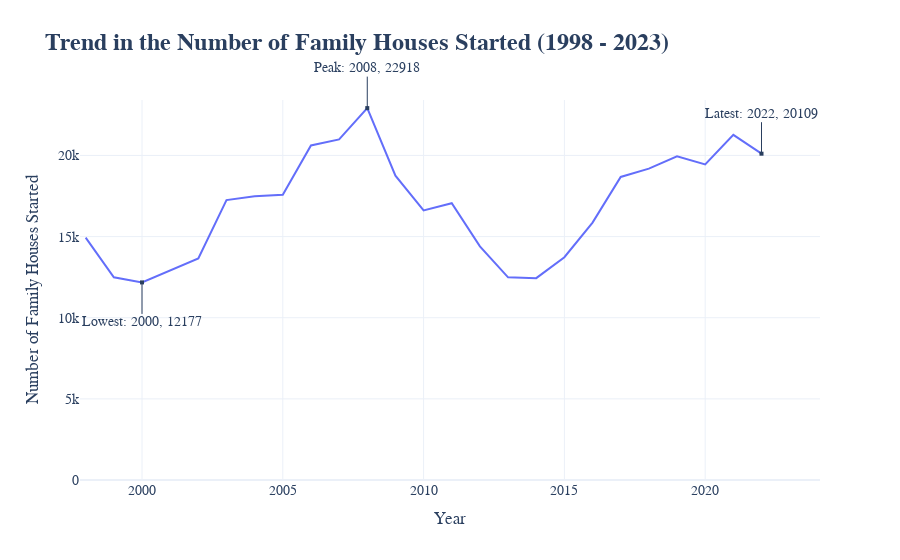

Notebook code for this chart:
### Code cell
# Import required libraries
import pandas as pd
import plotly.express as px

def load_and_clean_data(file_path):
    """Load and clean the dataset."""
    # Load the data
    df = pd.read_excel(file_path)
    # ... [The rest of your cleaning code]
    return df_clean

def plot_family_houses_trend(df, peak_year, peak_value, lowest_year, lowest_value, last_year, last_value):
    """Plot the trend in the number of family houses started over the years using Plotly for interactivity."""
    # Create the interactive plot
    fig = px.line(df, x='Year', y='Family_Houses',
                  title='<b>Trend in the Number of Family Houses Started (1998 - 2023)</b>',
                  labels={'Family_Houses': 'Number of Family Houses Started'},
                  template='plotly_white')
    
    # Customize the plot
    fig.update_layout(
        font=dict(
            family="Arial, monospace",
            size=14,
        ),
        title_font=dict(size=24, family="Arial, bold"),
        annotations=[
            dict(x=peak_year, y=peak_value, xref="x", yref="y",
                 text=f"Peak: {peak_year}, {peak_value}", showarrow=True, arrowhead=7, ax=0, ay=-40),
            dict(x=lowest_year, y=lowest_value, xref="x", yref="y",
                 text=f"Lowest: {lowest_year}, {lowest_value}", showarrow=True, arrowhead=7, ax=0, ay=40),
            dict(x=last_year, y=last_value, xref="x", yref="y",
                 text=f"Latest: {last_year}, {last_value}", showarrow=True, arrowhead=7, ax=0, ay=-40)
        ]
    )
    
    fig.update_yaxes(range=[0, df['Family_Houses'].max() + 500])  # Start y-axis from 0
    
    # Show the plot
    fig.show()

# Load and clean the data
file_path = 'data/Housing construction dwellings started 1998 - 2023.xlsx'  # Replace with your file path
df_clean = load_and_clean_data(file_path)

# Identify the peak, the lowest, and the last point
peak_point = df_clean[df_clean['Family_Houses'] == df_clean['Family_Houses'].max()]
lowest_point = df_clean[df_clean['Family_Houses'] == df_clean['Family_Houses'].min()]
last_point = df_clean[df_clean['Year'] == df_clean['Year'].max()]

# Extract the year and number of family houses for these points
peak_year, peak_value = int(peak_point['Year']), int(peak_point['Family_Houses'])
lowest_year, lowest_value = int(lowest_point['Year']), int(lowest_point['Family_Houses'])
last_year, last_value = int(last_point['Year']), int(last_point['Family_Houses'])

# Plot the trend in the number of family houses started over the years
plot_family_houses_trend(df_clean, peak_year, peak_value, lowest_year, lowest_value, last_year, last_value)

### Figure 1 — Plotly figure (JSON) as saved in the notebook; plotly's stock layout.template omitted (floating-point values rounded to 4 significant figures)
{"data": [{"hovertemplate": "Year=%{x}<br>Number of Family Houses Started=%{y}<extra></extra>", "legendgroup": "", "line": {"color": "#636efa", "dash": "solid"}, "marker": {"symbol": "circle"}, "mode": "lines", "name": "", "orientation": "h", "showlegend": false, "type": "scatter", "x": [1998, 1999, 2000, 2001, 2002, 2003, 2004, 2005, 2006, 2007, 2008, 2009, 2010, 2011, 2012, 2013, 2014, 2015, 2016, 2017, 2018, 2019, 2020, 2021, 2022], "xaxis": "x", "y": [14933, 12489, 12177, 12895, 13659, 17250, 17485, 17579, 20620, 20990, 22918, 18750, 16611, 17060, 14399, 12490, 12440, 13727, 15865, 18678, 19186, 19947, 19446, 21271, 20109], "yaxis": "y"}], "layout": {"annotations": [{"arrowhead": 7, "ax": 0, "ay": -40, "showarrow": true, "text": "Peak: 2008, 22918", "x": 2008, "xref": "x", "y": 22918, "yref": "y"}, {"arrowhead": 7, "ax": 0, "ay": 40, "showarrow": true, "text": "Lowest: 2000, 12177", "x": 2000, "xref": "x", "y": 12177, "yref": "y"}, {"arrowhead": 7, "ax": 0, "ay": -40, "showarrow": true, "text": "Latest: 2022, 20109", "x": 2022, "xref": "x", "y": 20109, "yref": "y"}], "font": {"family": "Arial, monospace", "size": 14}, "legend": {"tracegroupgap": 0}, "title": {"font": {"family": "Arial, bold", "size": 24}, "text": "<b>Trend in the Number of Family Houses Started (1998 - 2023)</b>"}, "xaxis": {"anchor": "y", "domain": [0, 1], "title": {"text": "Year"}}, "yaxis": {"anchor": "x", "domain": [0, 1], "range": [0, 23418], "title": {"text": "Number of Family Houses Started"}}}}
